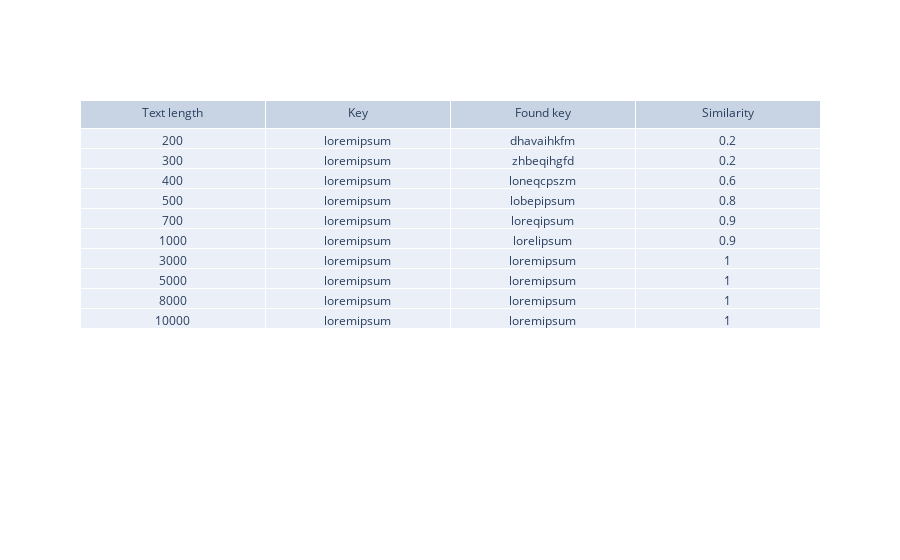

The code cell stored with this chart in its notebook:
### Code cell
predicted_keys = [i[1] for i in statistics.values()]
similarity = [i[0] for i in statistics.values()]

fig = go.Figure(data=[go.Table(header=dict(values=['Text length', 'Key','Found key', 'Similarity']),
                 cells=dict(values=[lengths, [original_key] * len(lengths), predicted_keys, similarity] ))
                     ])
fig.show()

### Figure 1 — Plotly figure (JSON) as saved in the notebook; plotly's stock layout.template omitted (floating-point values rounded to 4 significant figures)
{"data": [{"cells": {"values": [[200, 300, 400, 500, 700, 1000, 3000, 5000, 8000, 10000], ["loremipsum", "loremipsum", "loremipsum", "loremipsum", "loremipsum", "loremipsum", "loremipsum", "loremipsum", "loremipsum", "loremipsum"], ["dhavaihkfm", "zhbeqihgfd", "loneqcpszm", "lobepipsum", "loreqipsum", "lorelipsum", "loremipsum", "loremipsum", "loremipsum", "loremipsum"], [0.2, 0.2, 0.6, 0.8, 0.9, 0.9, 1, 1, 1, 1]]}, "header": {"values": ["Text length", "Key", "Found key", "Similarity"]}, "type": "table"}], "layout": {}}
